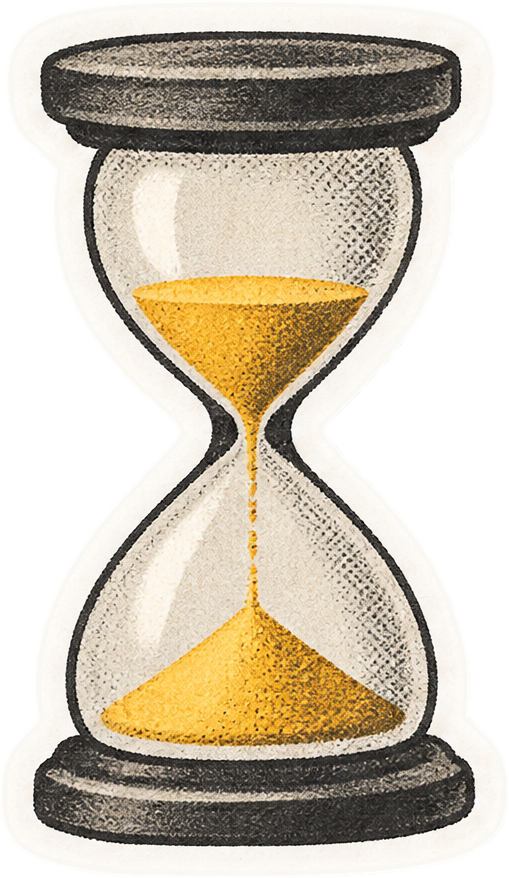
#> input picture videos/remissao-recuperacao/pieces/sticker-ampulheta.png, 509 x 878 px
$ python -i render.py   (imports and definitions only)
#> lines starting #> are read from the running program, lines starting #| are printed output that depends on the picture
#> further down, picture is the input picture: PIL image 509x878 RGBA; mean R, G, B, A 172.1, 162, 144.8, 188
"""Reel Remissão e recuperação: colagem em papel, 1080x1920, 30 qps, sem áudio.

Uso:
  python3 -I render.py            -> out/video.mp4 (com legenda da fala)
  python3 -I render.py --sem-legenda -> out/video-sem-legenda.mp4
  python3 -I render.py --frames   -> out/frames/cena-N.png (um quadro por cena)
Antes: python3 -I pieces.py e python3 -I prep.py.
"""
import math
import random
import subprocess
import sys
from functools import lru_cache

import cv2
import numpy as np
from PIL import Image, ImageDraw, ImageFilter, ImageFont

ROOT = __file__.rsplit('/', 1)[0]
W, H, FPS = 1080, 1920, 30
SAFE = dict(l=90, r=990, t=220, b=1540)
CAP_Y0, CAP_Y1 = 1420, 1530

INK = (0x2B, 0x2A, 0x28)
AMBER = (0xE8, 0xA9, 0x2A)
LABEL = (0xF1, 0xEB, 0xDD)
TAPE = (0xE6, 0xDA, 0xBC)

# tempos reais da narração (tempo.py)
import json as _json
# [1 line not run here, left out]
# [1 line that did not run here, left out]
# [1 line that did not run here, left out]
# [1 line that did not run here, left out]
# início de cada cena em quadros
# [1 line that did not run here, left out]
# [1 line that did not run here, left out]


def loc(i, k, which=0):
    """Tempo da frase k (0 = início, 1 = fim) relativo ao início da cena i."""
    return FR[k][which] - SC0[i]


# [12 lines left out: function chunks_for, not called in this run]
TR = 9  # quadros da transição de rasgo


# ---------------- fontes ----------------
# [8 lines left out: function font, not called in this run]


# ---------------- easing ----------------
def clamp(x, a=0.0, b=1.0):
    return max(a, min(b, x))


def ease_out(x):
    return 1 - (1 - clamp(x)) ** 3


def ease_in_out(x):
    x = clamp(x)
    return x * x * (3 - 2 * x)


def ease_out_back(x, s=1.6):
    x = clamp(x) - 1
    return x * x * ((s + 1) * x + s) + 1


# ---------------- papel ----------------
# [38 lines left out: functions torn_mask, grain, not called in this run]


def with_shadow(img, off=(5, 9), blur=9, op=0.30):
#> called with off = (5, 9), blur = 9, op = 0.3
    pad = blur * 2 + max(abs(off[0]), abs(off[1]))
    out = Image.new('RGBA', (img.width + 2 * pad, img.height + 2 * pad), (0, 0, 0, 0))
#> out: PIL image 563x932 RGBA; every value is 0
    a = img.getchannel('A').point(lambda v: int(v * op))
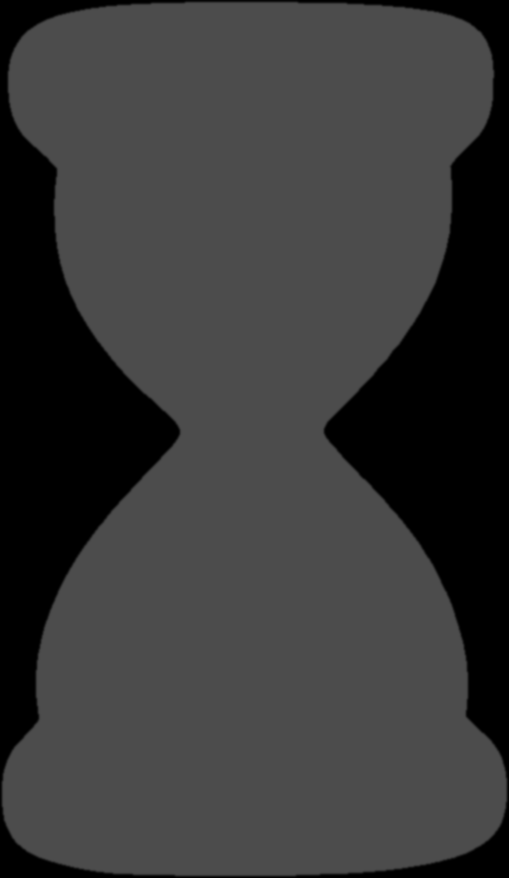
#> a: PIL image 509x878 L; min 0, max 76, mean 56
    sh = Image.new('RGBA', img.size, (30, 22, 10, 255))
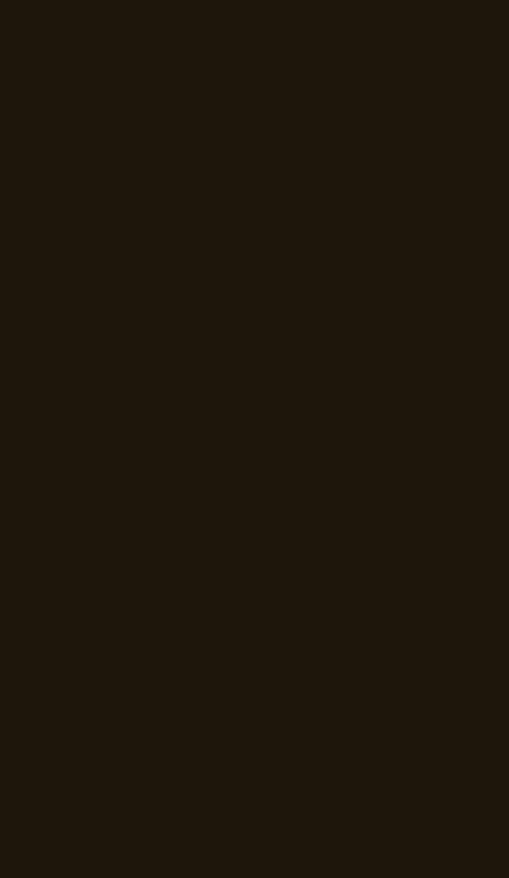
#> sh: PIL image 509x878 RGBA; mean R, G, B, A 30, 22, 10, 255
    sh.putalpha(a)
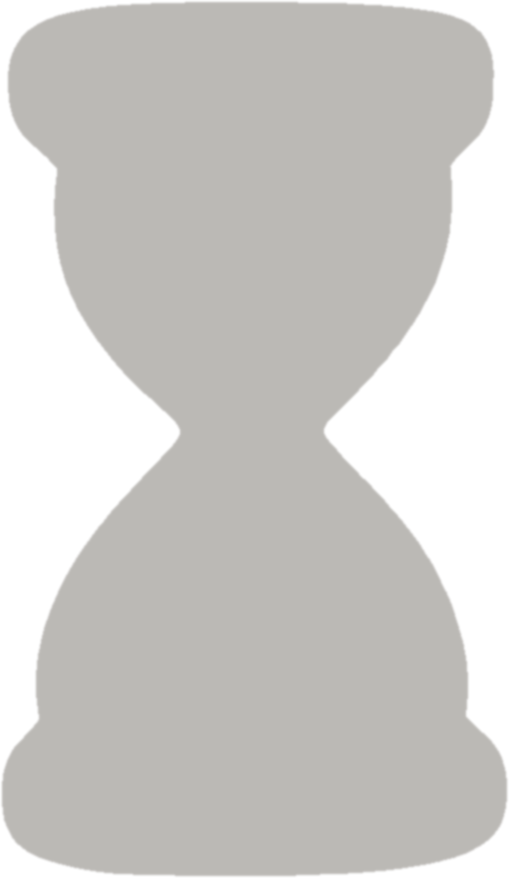
#> sh: PIL image 509x878 RGBA; mean R, G, B, A 30, 22, 10, 56; transparent parts drawn white
    layer = Image.new('RGBA', out.size, (0, 0, 0, 0))
    layer.paste(sh, (pad + off[0], pad + off[1]))
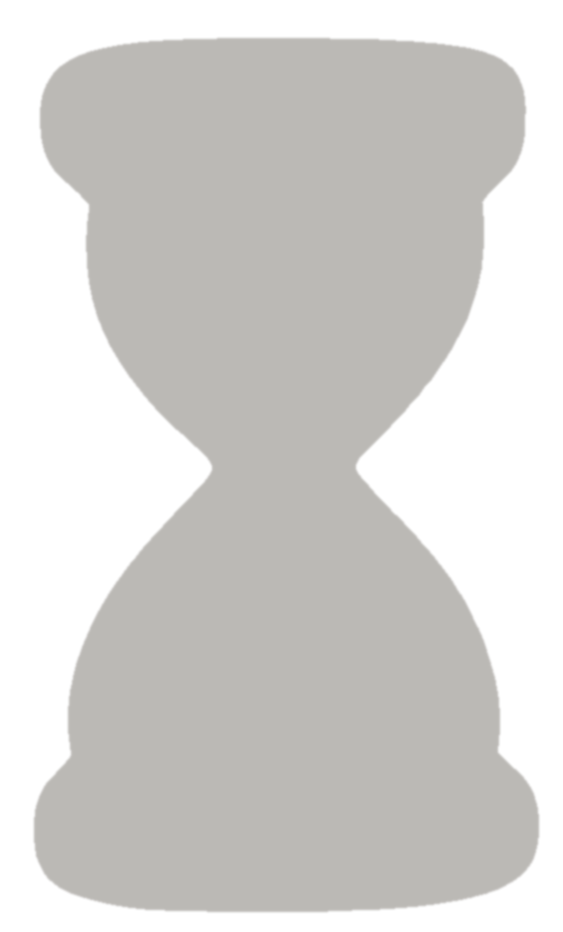
#> layer: PIL image 563x932 RGBA; mean R, G, B, A 25.6, 18.7, 8.5, 47.7; transparent parts drawn white
    out.alpha_composite(layer.filter(ImageFilter.GaussianBlur(blur)))
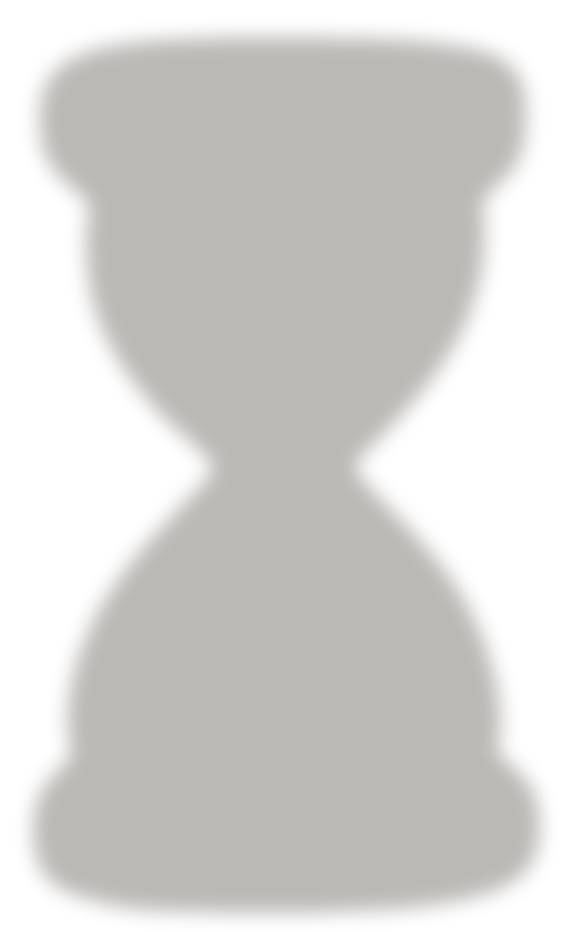
#> out: PIL image 563x932 RGBA; mean R, G, B, A 21.2, 15.6, 7.1, 47.7; transparent parts drawn white
    out.alpha_composite(img, (pad, pad))
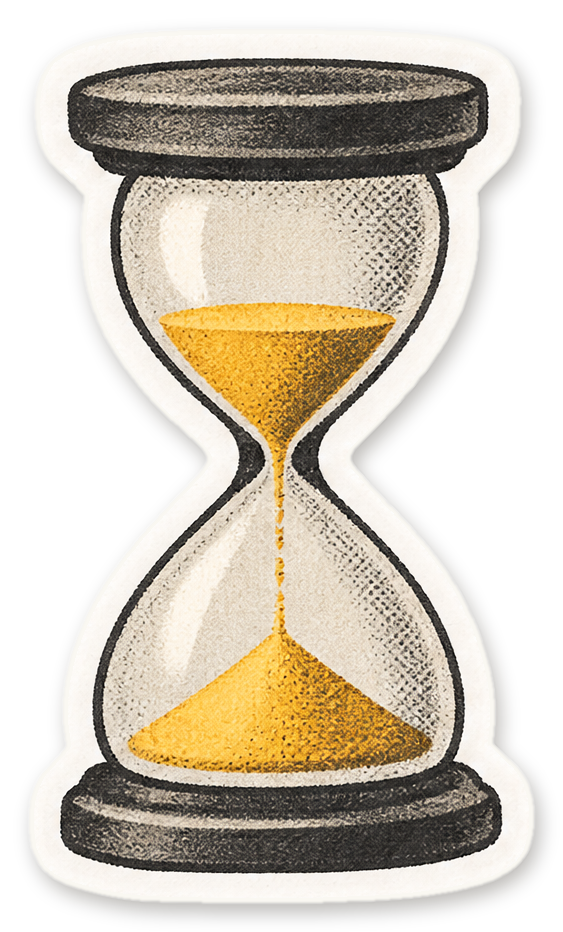
#> out: PIL image 563x932 RGBA; mean R, G, B, A 121.2, 112.2, 96.9, 162; transparent parts drawn white
    return out


# [90 lines left out: functions text_block, label, tape_strip, tape, icon, not called in this run]


def to_np(img):
    return np.array(img, np.float32)


# ---------------- composição ----------------
# [21 lines left out: function comp, not called in this run]


_N = 0


class El:
    """Elemento na tela. pos: (x, y) do centro na tela, ou função t -> (x, y)."""

    # [8 lines left out: function __init__, not called in this run]

    def size(self):
        return self.img.shape[1], self.img.shape[0]

    # [40 lines left out: functions draw, bbox, not called in this run]


AUDIT = None


# [14 lines left out: functions caption, cap_img, not called in this run]


# ---------------- fundo de foto com câmera ----------------
class Photo:
    # [11 lines left out: functions __init__, M, not called in this run]

    def render(self, M):
        return cv2.warpAffine(self.src, M, (W, H), flags=cv2.INTER_LINEAR, borderMode=cv2.BORDER_REFLECT)


def apply(M, x, y):
    return M[0, 0] * x + M[0, 2], M[1, 1] * y + M[1, 2]


# ---------------- cenas ----------------
# [210 lines left out: functions scene1, scene2, scene3, scene4, scene5, not called in this run]


# ---------------- transição de rasgo ----------------
def make_rip():
    r = np.random.default_rng(9)

    def edge(n, amp):
        v = np.cumsum(r.normal(0, 1, n))
        v = v - np.convolve(v, np.ones(61) / 61, 'same')
        v = v / (np.abs(v).max() + 1e-6) * amp
        return v + r.normal(0, amp * 0.18, n)
    lead, trail = edge(H, 26), edge(H, 26)
    tilt = np.linspace(-60, 60, H)
    paper = np.ones((H, 520, 3), np.float32) * np.array([0xEF, 0xE8, 0xDA], np.float32)
    paper += cv2.GaussianBlur(r.normal(0, 6, (H, 520)).astype(np.float32), (0, 0), 0.8)[..., None]
    return lead + tilt, trail + tilt, paper


RIP = make_rip()
RIP_W = 420


# [86 lines left out: functions rip, main, not called in this run]


# [2 lines not run here, left out]

>>> from PIL import Image
>>> picture = Image.open('pieces/sticker-ampulheta.png')
>>> result = with_shadow(picture)

$ run again, on videos/remissao-recuperacao/pieces/sticker-estrela.png
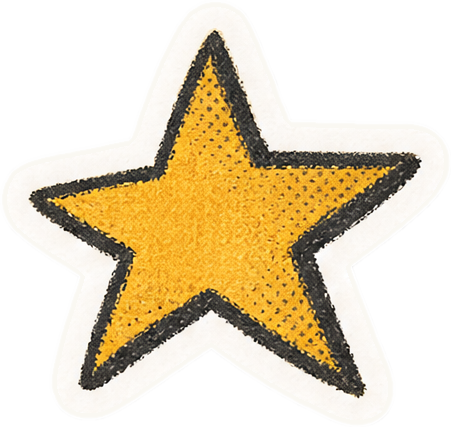
#> input picture videos/remissao-recuperacao/pieces/sticker-estrela.png, 451 x 427 px
#> picture is the input picture: PIL image 451x427 RGBA; mean R, G, B, A 174.4, 160.1, 132, 141.2
#> in with_shadow, `a = img.getchannel('A').point(lambda v: int(v * op))`:
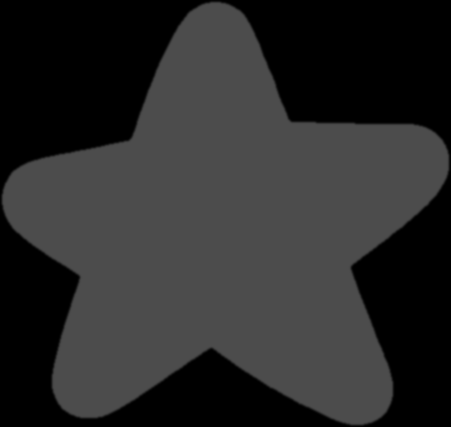
#> a: PIL image 451x427 L; min 0, max 76, mean 42.1
#> in with_shadow, `out.alpha_composite(img, (pad, pad))`:
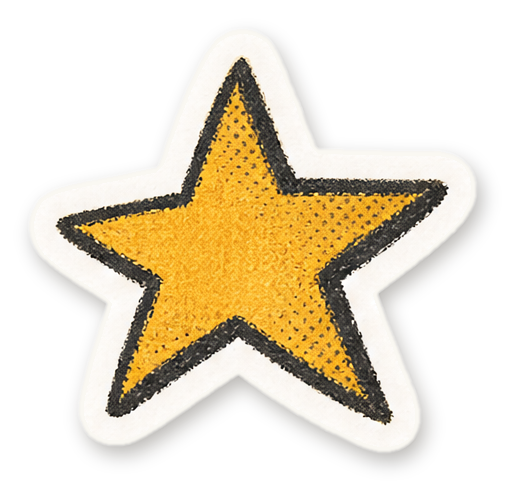
#> out: PIL image 505x481 RGBA; mean R, G, B, A 95.6, 83.8, 60.8, 114.3; transparent parts drawn white

$ run again, on videos/remissao-recuperacao/pieces/sticker-fita-crepe.png
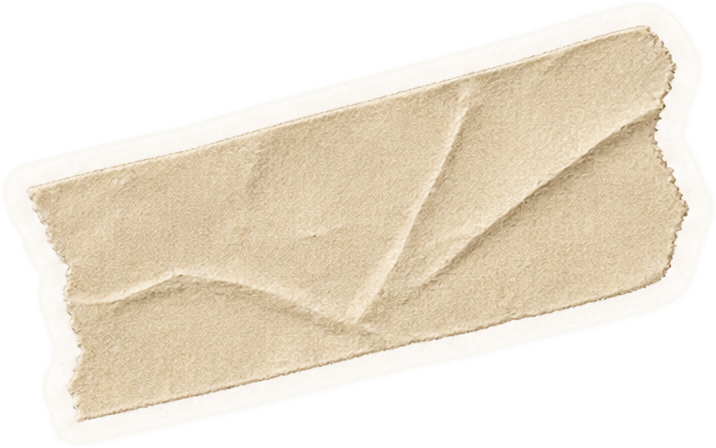
#> input picture videos/remissao-recuperacao/pieces/sticker-fita-crepe.png, 716 x 448 px
#> picture is the input picture: PIL image 716x448 RGBA; mean R, G, B, A 190, 179.8, 163.6, 160.3
#> in with_shadow, `layer.paste(sh, (pad + off[0], pad + off[1]))`:
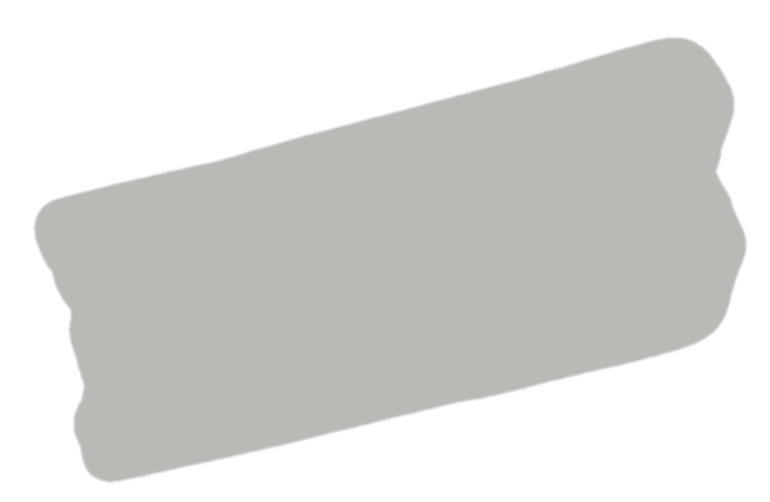
#> layer: PIL image 770x502 RGBA; mean R, G, B, A 24.9, 18.3, 8.3, 39.7; transparent parts drawn white
#> in with_shadow, `out.alpha_composite(img, (pad, pad))`:
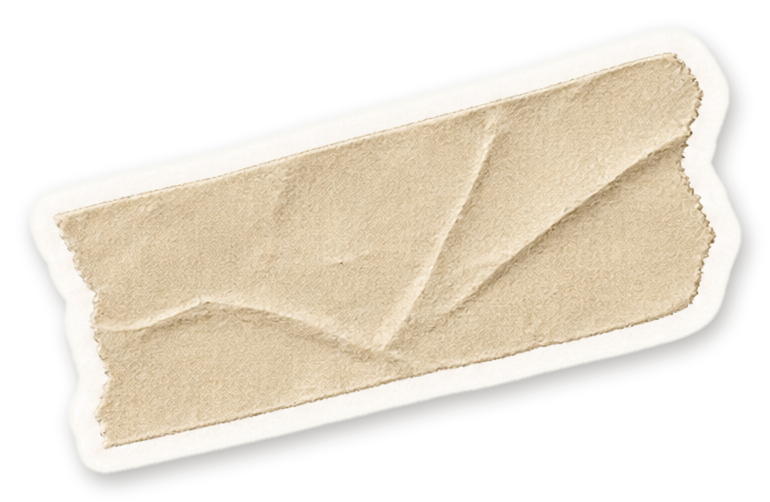
#> out: PIL image 770x502 RGBA; mean R, G, B, A 122.7, 114, 100, 135; transparent parts drawn white

$ run again, on videos/remissao-recuperacao/pieces/sticker-fita.png
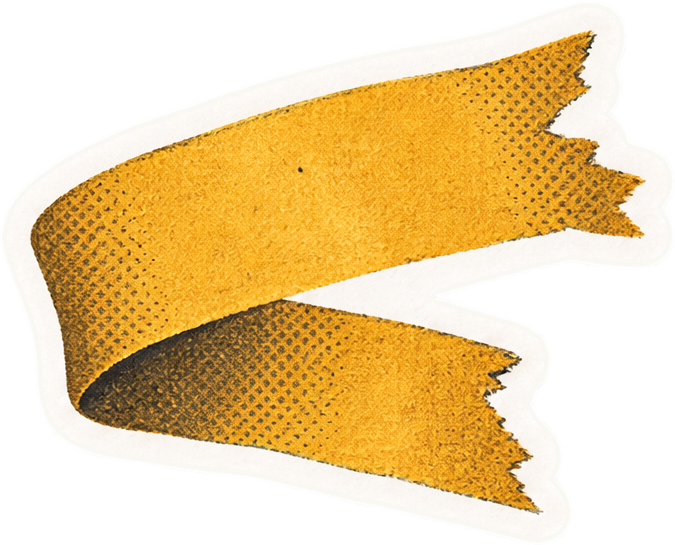
#> input picture videos/remissao-recuperacao/pieces/sticker-fita.png, 675 x 545 px
#> picture is the input picture: PIL image 675x545 RGBA; mean R, G, B, A 188.2, 160.7, 108.7, 161.1
#> in with_shadow, `layer.paste(sh, (pad + off[0], pad + off[1]))`:
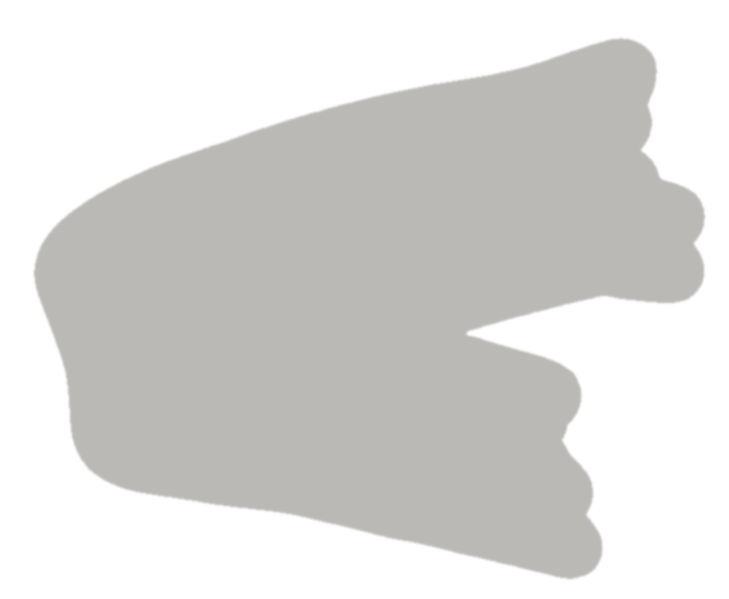
#> layer: PIL image 729x599 RGBA; mean R, G, B, A 25.3, 18.5, 8.4, 40.4; transparent parts drawn white
#> in with_shadow, `out.alpha_composite(img, (pad, pad))`:
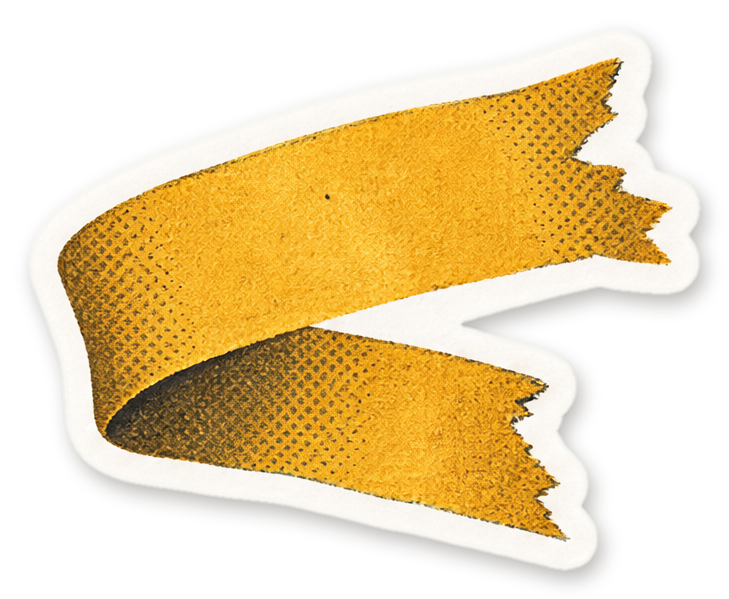
#> out: PIL image 729x599 RGBA; mean R, G, B, A 124.5, 101, 56.7, 137.6; transparent parts drawn white
